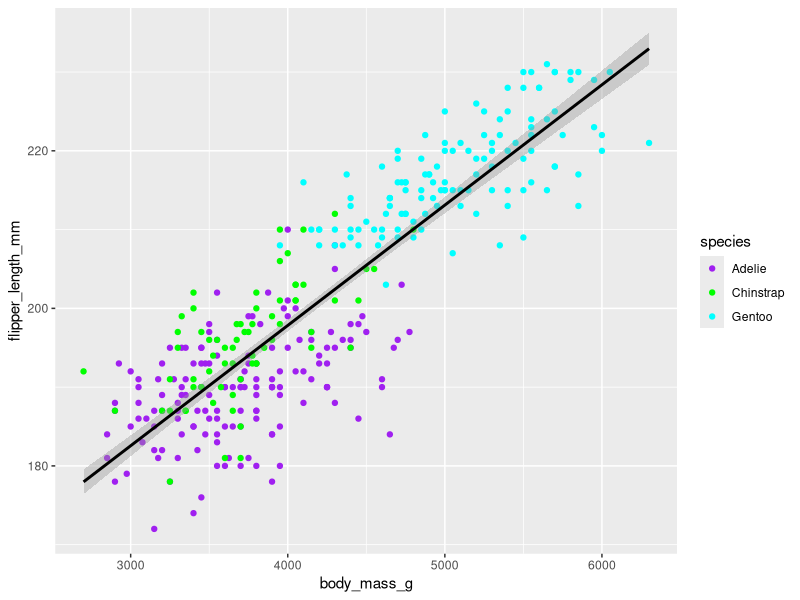
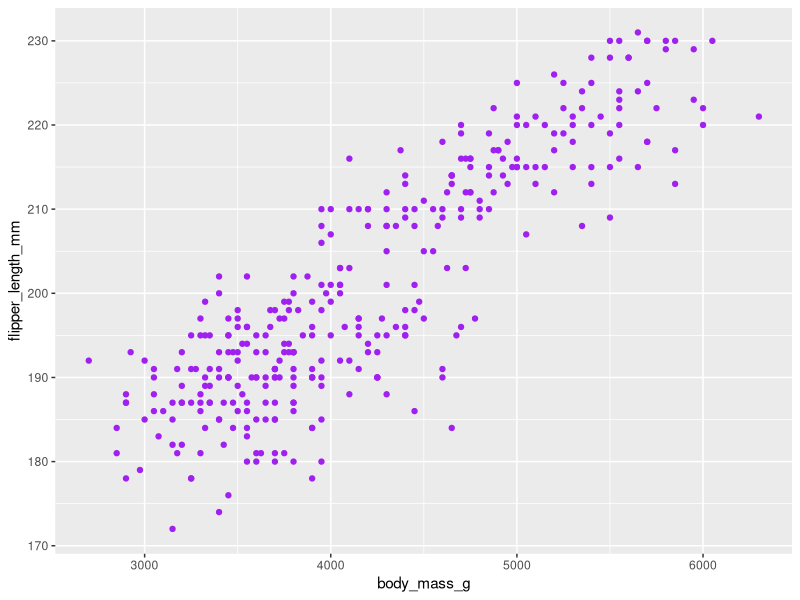
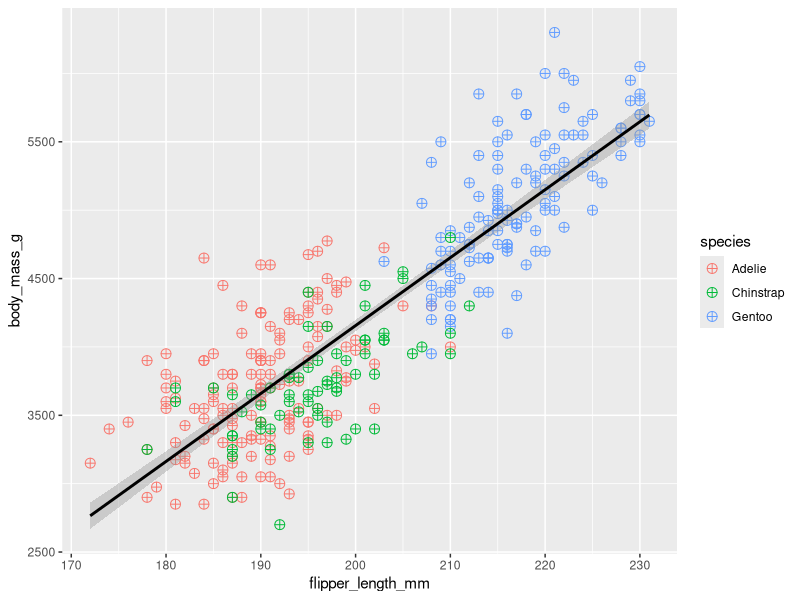

R code for these plots, in order:
## ---- chunk 1
library(palmerpenguins)
library(tidyverse)
## ---- chunk 2
ggplot(penguins, aes(x = body_mass_g, y = flipper_length_mm)) +
  geom_point(aes(colour = species)) +
  geom_smooth(method = "lm", colour = "black") +
  scale_colour_manual(values = c("Adelie" = "purple", "Gentoo" = "cyan", "Chinstrap" = "green"))
## ---- chunk 3
ggplot(penguins, aes(x = body_mass_g, y = flipper_length_mm)) +
  geom_point(colour = "purple")
## ---- chunk 4
ggplot(penguins, aes(x = flipper_length_mm, y = body_mass_g, color = species)) +
  geom_point(size = 3, shape = 10) +
  geom_smooth(method = "lm", color = "black")
